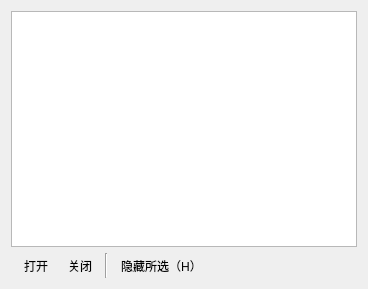
                <widget class="QWidget" name="scrollAreaWidgetContents_3">
                 <property name="geometry">
                  <rect>
                   <x>0</x>
                   <y>0</y>
                   <width>368</width>
                   <height>289</height>
                  </rect>
                 </property>
                 <layout class="QGridLayout" name="gridLayout_10">
                  <item row="1" column="2">
                   <widget class="QToolButton" name="toolButton_file_close">
                    <property name="sizePolicy">
                     <sizepolicy hsizetype="Maximum" vsizetype="Fixed">
                      <horstretch>0</horstretch>
                      <verstretch>0</verstretch>
                     </sizepolicy>
                    </property>
                    <property name="toolTip">
                     <string>关闭所选文件</string>
                    </property>
                    <property name="text">
                     <string>关闭</string>
                    </property>
                    <property name="icon">
                     <iconset resource="resources.qrc">
                      <normaloff>:/图标/assets/minus_640.svg</normaloff>:/图标/assets/minus_640.svg</iconset>
                    </property>
                    <property name="autoRaise">
                     <bool>true</bool>
                    </property>
                   </widget>
                  </item>
                  <item row="0" column="0" colspan="8">
                   <widget class="QListWidget" name="listWidget_file">
                    <property name="sizePolicy">
                     <sizepolicy hsizetype="Ignored" vsizetype="Expanding">
                      <horstretch>0</horstretch>
                      <verstretch>0</verstretch>
                     </sizepolicy>
                    </property>
                    <property name="dragEnabled">
                     <bool>true</bool>
                    </property>
                    <property name="sortingEnabled">
                     <bool>true</bool>
                    </property>
                   </widget>
                  </item>
                  <item row="1" column="5">
                   <spacer name="horizontalSpacer_6">
                    <property name="orientation">
                     <enum>Qt::Horizontal</enum>
                    </property>
                    <property name="sizeHint" stdset="0">
                     <size>
                      <width>40</width>
                      <height>20</height>
                     </size>
                    </property>
                   </spacer>
                  </item>
                  <item row="1" column="4">
                   <widget class="QToolButton" name="toolButton_file_hide">
                    <property name="sizePolicy">
                     <sizepolicy hsizetype="Maximum" vsizetype="Fixed">
                      <horstretch>0</horstretch>
                      <verstretch>0</verstretch>
                     </sizepolicy>
                    </property>
                    <property name="toolTip">
                     <string>隐藏所选谱线</string>
                    </property>
                    <property name="text">
                     <string>隐藏所选（H）</string>
                    </property>
                    <property name="icon">
                     <iconset resource="resources.qrc">
                      <normaloff>:/图标/assets/eye_slash_640.svg</normaloff>:/图标/assets/eye_slash_640.svg</iconset>
                    </property>
                    <property name="shortcut">
                     <string>H</string>
                    </property>
                    <property name="checkable">
                     <bool>true</bool>
                    </property>
                    <property name="autoRaise">
                     <bool>true</bool>
                    </property>
                   </widget>
                  </item>
                  <item row="1" column="1">
                   <widget class="QToolButton" name="toolButton_file_open">
                    <property name="sizePolicy">
                     <sizepolicy hsizetype="Maximum" vsizetype="Fixed">
                      <horstretch>0</horstretch>
                      <verstretch>0</verstretch>
                     </sizepolicy>
                    </property>
                    <property name="toolTip">
                     <string>添加谱线文件</string>
                    </property>
                    <property name="text">
                     <string>打开</string>
                    </property>
                    <property name="icon">
                     <iconset resource="resources.qrc">
                      <normaloff>:/图标/assets/plus_640.svg</normaloff>:/图标/assets/plus_640.svg</iconset>
                    </property>
                    <property name="autoRaise">
                     <bool>true</bool>
                    </property>
                   </widget>
                  </item>
                  <item row="1" column="3">
                   <widget class="Line" name="line_8">
                    <property name="orientation">
                     <enum>Qt::Vertical</enum>
                    </property>
                   </widget>
                  </item>
                 </layout>
                </widget>
